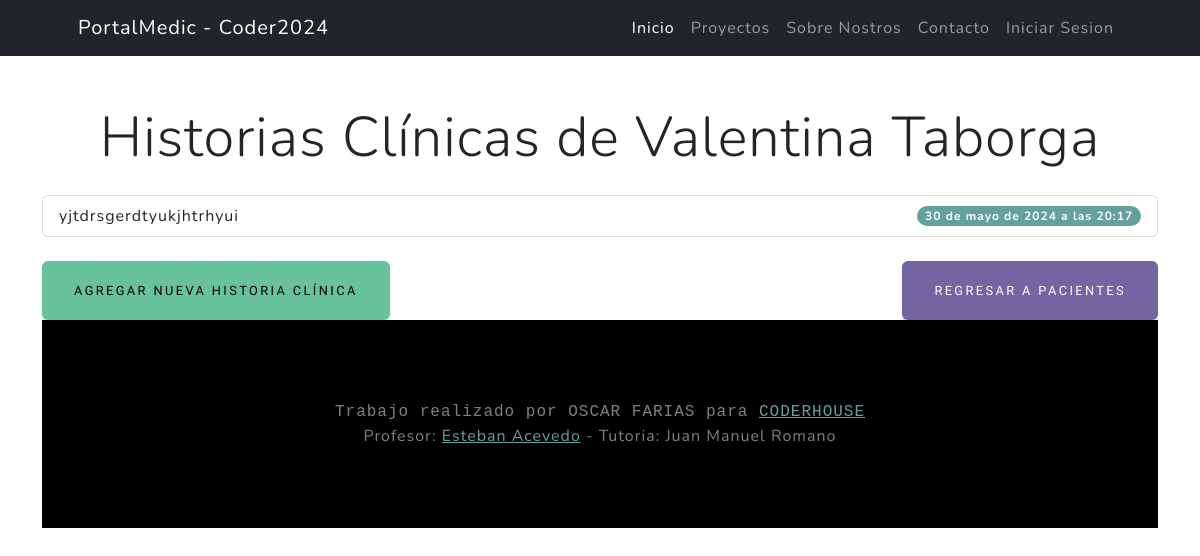
The app's page /pacientes/pacientes/2/ver/ with its own data.
### pacientes/models.py (models this page shows, shortened)
class Paciente(models.Model):
    nombre = models.CharField(max_length=50, null = False)
    apellido = models.CharField(max_length=50, null = False)
    DNI = models.IntegerField(unique=True, null=False)
    fecha_nacimiento = models.DateField(null=True, blank=True)
    telefono = models.IntegerField(null=True, blank=True)
    obraSocial = models.ForeignKey(ObraSocial, on_delete=models.SET_NULL, null=True, blank=True, verbose_name = "Socio ID", related_name="paciente_obrasocial")
    numeroAfiliado = models.CharField(max_length=50,null=False, blank=False, verbose_name="Numero de Afiliado")
    medico_tratante = models.ForeignKey("medicos.Medicos", on_delete=models.SET_NULL, null=True, blank=True, related_name="paciente_medicos")
    class Meta:
        verbose_name = "Paciente"
        verbose_name_plural = "Pacientes"

class HistoriaClinica(models.Model):
    paciente = models.ForeignKey(Paciente, on_delete=models.CASCADE)
    contenido = models.TextField()
    fecha_creacion = models.DateTimeField(auto_now_add=True)

### pacientes/views.py (the view)
# urls.py: path('pacientes/<int:pk>/ver/', ver_historia, name='ver_historia'),
def ver_historia(request, pk):
    paciente = get_object_or_404(Paciente, id=pk)
    historias = HistoriaClinica.objects.filter(paciente=paciente).order_by('-fecha_creacion')
    return render(request, 'pacientes/ver_historia.html', {'paciente': paciente, 'historias': historias})

### pacientes/templates/pacientes/ver_historia.html (shortened to what this page needs)
{% extends 'core/base.html' %}
{% load static %}
{% block content %}
<div class="container mt-5">
    <div class="row">
        <div class="col-12">
            <h1 class="display-4 text-center">Historias Clínicas de {{ paciente.nombre }} {{ paciente.apellido }}</h1>
            <ul class="list-group mt-4">
                {% if historias %}
                    {% for historia in historias %}
                    <li class="list-group-item d-flex justify-content-between align-items-center">
                        <span>{{ historia.contenido }}</span>
                        <span class="badge bg-primary rounded-pill">{{ historia.fecha_creacion }}</span>
                    </li>
                {% endfor %}
                {% else %}
                <h2 class="p-3 border rounded text-center">Paciente aun NO posee Historia Clínica</h2>
                {% endif %}
            </ul>
            <div class="mt-4 d-flex justify-content-between">
                <a href="{% url 'pacientes:guardar_historia' paciente.id %}" class="btn btn-success">Agregar nueva historia clínica</a>
                <a href="{% url 'pacientes:pacientes_list' %}" class="btn btn-secondary">Regresar a Pacientes</a>
            </div>
        </div>
    </div>
{% endblock content %}

### records on screen
Paciente: nombre "Valentina", apellido "Taborga"
HistoriaClinica: contenido "yjtdrsgerdtyukjhtrhyui", fecha_creacion "30 de mayo de 2024 a las 20:17"
